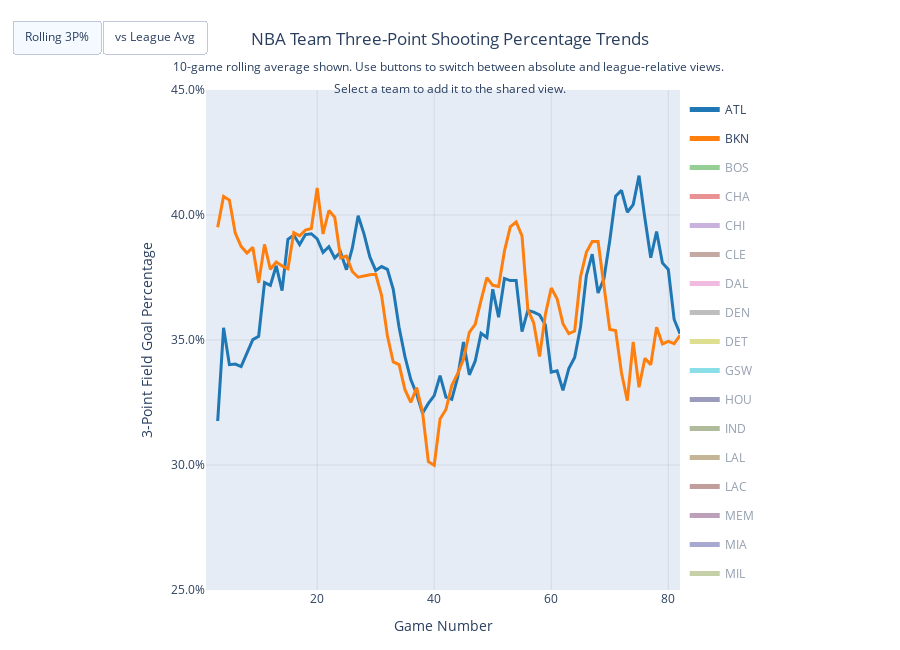

Notebook source saved alongside this figure:
### Markdown cell above
<h2> Three Point Comparison CHart </h2>

### Code cell
import plotly.graph_objects as go
import pandas as pd

WINDOW = 10
fig = go.Figure()

colors = [
    '#1f77b4', '#ff7f0e', '#2ca02c', '#d62728', '#9467bd',
    '#8c564b', '#e377c2', '#7f7f7f', '#bcbd22', '#17becf',
    '#393b79', '#637939', '#8c6d31', '#843c39', '#7b4173',
    '#5254a3', '#8ca252', '#bd9e39', '#ad494a', '#a55194',
    '#3182bd', '#e6550d', '#31a354', '#756bb1', '#636363',
    '#6baed6', '#fd8d3c', '#74c476', '#9e9ac8', '#969696'
]

num_games = len(allstats2023[abbreviation[0]])
league_avg = pd.Series(
    [
        pd.Series([allstats2023[t].iloc[g]["FG3%"] for t in abbreviation]).mean()
        for g in range(num_games)
    ]
)

team_roll = {}
team_delta = {}
team_x = {}

for team in abbreviation:
    team_data = allstats2023[team].copy().reset_index(drop=True)
    team_data["Game"] = range(1, len(team_data) + 1)

    roll = team_data["FG3%"].rolling(WINDOW, min_periods=3).mean()
    delta = roll - league_avg.values

    team_x[team] = team_data["Game"].tolist()
    team_roll[team] = roll.tolist()
    team_delta[team] = delta.tolist()

for i, team in enumerate(abbreviation):
    c = colors[i % len(colors)]

    fig.add_trace(go.Scatter(
        x=team_x[team],
        y=team_roll[team],
        name=team,
        legendgroup=team,
        visible="legendonly",
        mode="lines",
        line=dict(color=c, width=3),
        hovertemplate=(
            f"<b>{team}</b>"
            "<br>Game %{x}"
            f"<br>3P% (roll {WINDOW}): %{{y:.1%}}"
            "<extra></extra>"
        )
    ))

fig.data[0].visible = True
fig.data[1].visible = True

fig.update_layout(
    title=dict(
        text=(
            "NBA Team Three-Point Shooting Percentage Trends"
            f"<br><sub>{WINDOW}-game rolling average shown. Use buttons to switch between absolute and league-relative views. <br>Select a team to add it to the shared view.</sub>"
        ),
        x=0.5,
        xanchor="center"
    ),
    xaxis_title="Game Number",
    yaxis=dict(
        title="3-Point Field Goal Percentage",
        tickformat=".1%",
        gridcolor="rgba(0,0,0,0.08)",
        zeroline=False,
        range=[0.25, 0.45],
    ),
    height=650,
    hovermode="x unified",
    legend=dict(
        yanchor="top",
        y=0.99,
        xanchor="left",
        x=1.01,
        itemsizing="constant",
        itemclick="toggle",
        itemdoubleclick="toggleothers"
    ),
    margin=dict(l=70, r=220, t=90, b=60),
    updatemenus=[
        dict(
            type="buttons",
            direction="right",
            x=0.0,
            y=1.14,
            buttons=[
                dict(
                    label="Rolling 3P%",
                    method="update",
                    args=[
                        {"y": [team_roll[t.name] for t in fig.data]},
                        {
                            "yaxis": {
                                "title": "3-Point Field Goal Percentage",
                                "tickformat": ".1%",
                                'range': [0.25, 0.45],
                            }
                        }
                    ]
                ),
                dict(
                    label="vs League Avg",
                    method="update",
                    args=[
                        {"y": [team_delta[t.name] for t in fig.data]},
                        {
                            "yaxis": {
                                "title": "3P% Relative to League Average",
                                "tickformat": "+.1%",
                                "range": [-0.12, 0.12],
                                "autorange": False,
                                "zeroline": True,
                                "gridcolor": "rgba(0,0,0,0.08)"
                            }
                        }
                    ]
                )
            ]
        )
    ]
)

fig.update_xaxes(gridcolor="rgba(0,0,0,0.08)")

fig.add_hline(y=0, line_width=1, line_dash="dot", opacity=0.4)

fig.show()
fig.write_html("nba-viz-site/public/viz/league/team_comparison_three.html")
